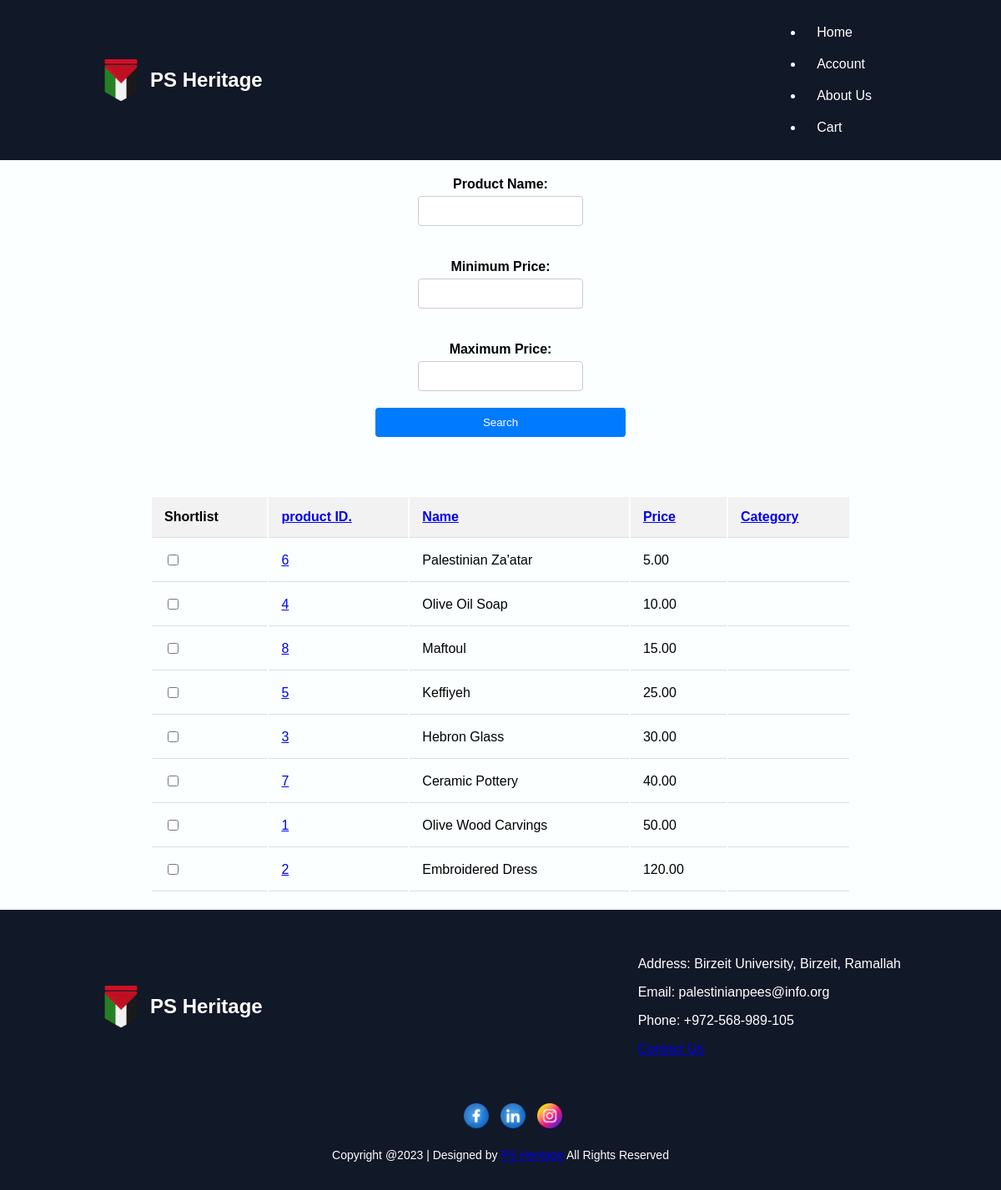
Page /search_product.php?sort=Price on the committed database.
### tables this page shows
CREATE TABLE `products` (
  `ProductID` int(11) NOT NULL,
  `Name` varchar(255) NOT NULL,
  `Description` text NOT NULL,
  `Category` enum('New Arrival','On Sale','Featured','High Demand','Normal') DEFAULT 'Normal',
  `Price` decimal(10,2) NOT NULL,
  `Size` varchar(100) DEFAULT NULL,
  `Remarks` text DEFAULT NULL
);

### search_product.php (the view, shortened to what this page needs)
<?php
include('header.php');
$sortOrder = isset($_GET['sort']) ? $_GET['sort'] : (isset($_COOKIE['sortOrder']) ? $_COOKIE['sortOrder'] : 'ProductID');
$productName = isset($_GET['productName']) ? "%" . $_GET['productName'] . "%" : "%";
$minPrice = isset($_GET['minPrice']) ? (float)$_GET['minPrice'] : 0;
$maxPrice = isset($_GET['maxPrice']) ? (float)$_GET['maxPrice'] : PHP_INT_MAX;
$query = $pdo->prepare("SELECT ProductID, Name, Price, Category FROM Products WHERE Name LIKE :productName AND Price BETWEEN :minPrice AND :maxPrice ORDER BY $sortOrder");
$query->bindParam(':productName', $productName);
$query->bindParam(':minPrice', $minPrice);
$query->bindParam(':maxPrice', $maxPrice);
$query->execute();
?>
<!DOCTYPE html>
<html lang="en">
<head>
    <link rel="stylesheet" href="headerandfooter.css">
</head>
<body>
    <div id="cart-container">
        <form action="search_product.php" method="get">
            <div class="form-group">
                <label for="productName" class="input-label">Product Name:</label>
                <input type="text" class="input1" name="productName" class="input-field">
            </div>
            <div class="form-group">
                <label for="minPrice" class="input-label">Minimum Price:</label>
                <input type="number" class="input1" name="minPrice" min="0" step="0.01" >
            </div>
            <div class="form-group">
                <label for="maxPrice" class="input-label">Maximum Price:</label>
                <input type="number" class="input1" name="maxPrice" min="0" step="0.01" ">
            </div>
            <button type="submit">Search</button>
        </form>
        <?php if ($query->rowCount() > 0) : ?>
            <table id="cart-table">
                <thead>
                    <tr>
                        <th>Shortlist</th>
                        <th><a href="?sort=ProductID">product ID.</a></th>
                        <th><a href="?sort=Name">Name</a></th>
                        <th><a href="?sort=Price">Price</a></th>
                        <th><a href="?sort=Category">Category</a></th>
                    </tr>
                </thead>
                <tbody>
                    <?php while ($row = $query->fetch(PDO::FETCH_ASSOC)) : ?>
                        <tr class="<?php echo htmlspecialchars(strtolower($row['Category'])); ?>">
                            <td><input type='checkbox' name='shortlist[]' value='<?php echo htmlspecialchars($row['ProductID']); ?>'></td>
                            <td><a href='productdetails.php?id=<?php echo htmlspecialchars($row['ProductID']); ?>'><?php echo htmlspecialchars($row['ProductID']); ?></a></td>
                            <td><?php echo htmlspecialchars($row['Name']); ?></td>
                            <td><?php echo htmlspecialchars($row['Price']); ?></td>
                            <td><?php echo htmlspecialchars($row['Category']); ?></td>
                        </tr>
                    <?php endwhile; ?>
                </tbody>
            </table>
        <?php else : ?>
            <p>No products found.</p>
        <?php endif; ?>
    </div>
</body>
</html>
<?php include("footer.php"); ?>

### headerandfooter.css (style rules this page uses)
body { margin: 0; padding: 0; font-family: Arial, sans-serif; background-color: #FBFFFF }
#cart-container { display: flex; flex-direction: column; align-items: center; justify-content: center; }
#cart-table { width: 70%; margin: 20px 0; }
#cart-table th, #cart-table td { padding: 15px; text-align: left; border-bottom: 1px solid #ddd; }
#cart-table thead { background-color: #f2f2f2; }
.form-group { display: flex; flex-direction: column; align-items: center; margin-bottom: 20px; margin-top: 20px; }
.input-label { margin-bottom: 5px; font-weight: bold; }
.input1 { padding: 8px; border: 1px solid #ccc; border-radius: 4px; font-size: 16px; width: 80%; text-align: center; }
form { display: flex; flex-direction: column; align-items: center; width: 100%; padding-bottom: 50px; }
form button { padding: 10px 20px; background-color: #007bff; color: white; border: none; border-radius: 4px; cursor: pointer; width: 300px; }
.form-group { margin-bottom: 20px; }

### rows in the picture
products: ProductID "6", Name "Palestinian Za'atar", Price "5.00"
products: ProductID "4", Name "Olive Oil Soap", Price "10.00"
products: ProductID "8", Name "Maftoul", Price "15.00"
products: ProductID "5", Name "Keffiyeh", Price "25.00"
products: ProductID "3", Name "Hebron Glass", Price "30.00"
products: ProductID "7", Name "Ceramic Pottery", Price "40.00"
products: ProductID "1", Name "Olive Wood Carvings", Price "50.00"
products: ProductID "2", Name "Embroidered Dress", Price "120.00"
